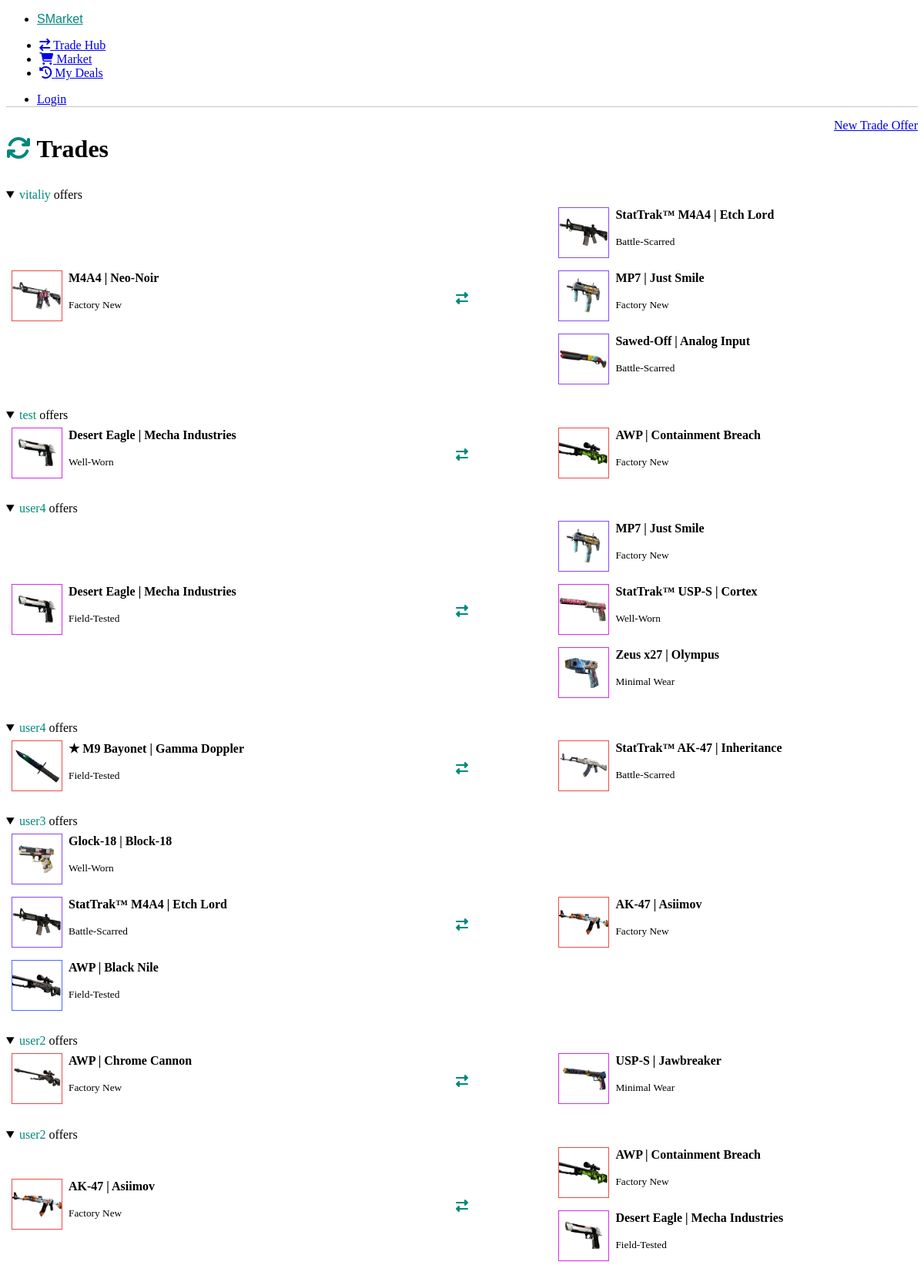
The app's page /, older data.
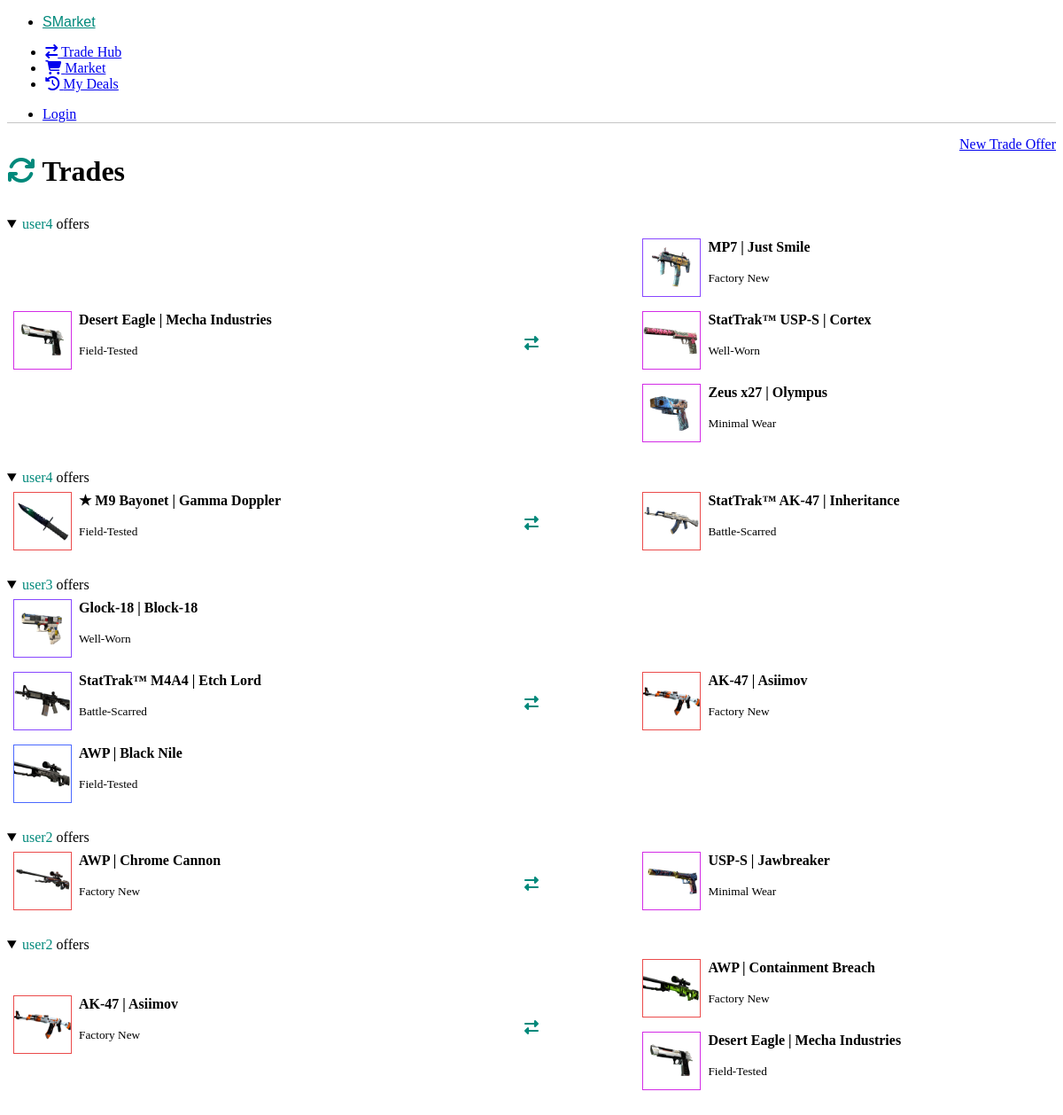
The same page, newer data.
### trade_hub/models.py (models this page shows, shortened)
class Trade(models.Model):
    NEW = 'N'
    REVIEWING = 'RW'
    DECLINED = 'DC'
    CANCELED = 'CD'
    SUCCESS = 'SC'
    STATUSES = [
        (NEW, 'New'),
        (REVIEWING, 'In Review'),
        (DECLINED, 'Declined'),
        (CANCELED, 'Canceled'),
        (SUCCESS, 'Success'),
    ]
    id = models.UUIDField(default=uuid.uuid4, unique=True, primary_key=True, editable=False)
    creator = models.ForeignKey(Profile, on_delete=models.CASCADE, null=True, related_name="creator")
    second_party = models.ForeignKey(Profile, on_delete=models.CASCADE, null=True, blank=True, related_name="second_party")
    guarantor = models.ForeignKey(Profile, on_delete=models.CASCADE, null=True, blank=True, related_name="guarantor")
    status = models.CharField(max_length=2, choices=STATUSES, default=NEW)
    created = models.DateTimeField(auto_now_add=True)
    class Meta:
        ordering = ["-created"]

class TradeItem(models.Model):
    id = models.UUIDField(default=uuid.uuid4, unique=True, primary_key=True, editable=False)
    trade = models.ForeignKey(Trade, on_delete=models.CASCADE)
    user_item = models.ForeignKey(UserItem, on_delete=models.CASCADE, null=True, blank=True)
    item = models.ForeignKey(Item, on_delete=models.CASCADE, null=True, blank=True)
    user = models.ForeignKey(Profile, on_delete=models.CASCADE, null=True, blank=True)

class UserItem(models.Model):
    id = models.UUIDField(default=uuid.uuid4, unique=True, primary_key=True, editable=False)
    float = models.DecimalField(max_digits=18, decimal_places=17, blank=True, null=True)
    item = models.ForeignKey(Item, on_delete=models.CASCADE)
    user = models.ForeignKey(Profile, on_delete=models.CASCADE, null=True, blank=True)

class Item(models.Model):
    id = models.UUIDField(default=uuid.uuid4, unique=True, primary_key=True, editable=False)
    name = models.CharField(max_length=500)
    description = models.TextField(null=True, blank=True)
    stattrak = models.BooleanField(default=False)
    image = models.ImageField(blank=True, upload_to='items/', default='items/empty_trade_slot.png')
    game = models.ForeignKey("trade_hub.Game", on_delete=models.CASCADE)
    quality = models.ForeignKey("trade_hub.ItemQuality", on_delete=models.SET_NULL, null=True)
    exterior = models.ForeignKey("trade_hub.ItemExterior", on_delete=models.SET_NULL, null=True)
    class Meta:
        ordering = ["name"]
        unique_together = [['name', 'stattrak', 'quality', 'exterior']]

class ItemExterior(models.Model):
    id = models.UUIDField(default=uuid.uuid4, unique=True, primary_key=True, editable=False)
    name = models.CharField(max_length=500)
    game = models.ForeignKey("trade_hub.Game", on_delete=models.CASCADE)

### users/models.py (models this page shows, shortened)
class Profile(models.Model):
    user = models.OneToOneField(User, on_delete=models.CASCADE, null=True, blank=True)
    id = models.UUIDField(default=uuid.uuid4, unique=True, primary_key=True, editable=False)
    image = models.ImageField(null=True, blank=True, upload_to='profiles/', default='profiles/user-default.png')
    username = models.CharField(max_length=200, blank=True, null=True)
    email = models.EmailField(max_length=500, blank=True, null=True)
    registation_date = models.DateTimeField(auto_now_add=True)
    steam_id = models.PositiveBigIntegerField(null=True, blank=True)
    trade_url = models.CharField(max_length=500, null=True, blank=True)
    balance = models.DecimalField(max_digits=9, decimal_places=2, blank=True, null=True, default=0)
    discount = models.FloatField(default=0)
    total_trade_amount = models.FloatField(default=0.0)

### trade_hub/views.py (the view)
# urls.py: path('', include('trade_hub.urls')),
def trade_hub(request):
    trades = Trade.objects.filter(status=Trade.NEW)
    guarantor = request.user.groups.filter(name="guarantor").exists()
    context = {
        'trades': trades,
        'guarantor': guarantor,
    }
    return render(request, 'trade_hub/trade_hub.html', context=context)

### trade_hub/templates/trade_hub/trade_hub.html (shortened to what this page needs)
{% extends 'main.html' %}
{% load static%}
{% block content %}
<div class="container" id="trade-hub-container">
	<div class="tradehub-headline">
		<h1>
			<i class="fa-solid fa-arrows-rotate green-text"></i> Trades
		</h1>
        <div>
            <a href="{% url 'create-trade-offer' %}" role="button">New Trade Offer</a>
        </div>
	</div>
	{% for trade in trades %}
		<details open>
			<summary>
				<div class="trade-summary-div">
					<div><span class="green-text">{{trade.creator.username}}</span> offers</div>
				</div>
			</summary>
			<div class="trade-offer-block">
				<div class="offer-left">
					<table>
						<tbody>
							{% for tradeitem in trade.tradeitem_set.all %}
								{% if tradeitem.user == trade.creator %}
									<tr>
										<th scope="row">
											<img
												src="{% static tradeitem.user_item.item.image.url %}"
												alt=""
												class="offer-small-img"
												style="border-color: {{ tradeitem.user_item.item.quality.color_hex }}"
											/>
										</th>
										<td>
											<div>
												<strong>{% if tradeitem.user_item.item.stattrak %} StatTrak™ {% endif %}{{ tradeitem.user_item.item.name }}</strong>
												<p>
													<small> {{tradeitem.user_item.item.exterior.name}} </small>
												</p>
											</div>
										</td>
									</tr>
								{% endif %}
							{% endfor %}
						</tbody>
					</table>
				</div>
				<div>
					<i class="fa-solid fa-right-left green-text"></i>
				</div>
				<div class="offer-right">
					<table>
						<tbody>
							{% for tradeitem in trade.tradeitem_set.all %}
								{% if tradeitem.user == None %}
									<tr>
										<th scope="row">
											<img
												src="{% static tradeitem.item.image.url %}"
												alt=""
												class="offer-small-img"
												style="border-color: {{ tradeitem.item.quality.color_hex }}"
											/>
										</th>
										<td>
											<div>
												<strong>{% if tradeitem.item.stattrak %} StatTrak™ {% endif %}{{ tradeitem.item.name }}</strong>
												<p>
													<small> {{tradeitem.item.exterior.name}} </small>
												</p>
											</div>
										</td>
									</tr>
								{% endif %}
							{% endfor %}
						</tbody>
					</table>
				</div>
			</div>
		</details>
	{% endfor %}
	{% endblock content %}

Row changes from the older to the newer data that the page shows:
no longer on this page (row edited): Trade: creator.username "vitaliy"
no longer on this page (row unchanged): TradeItem: user_item.item_id (picture), user_item.item.name "M4A4 | Neo-Noir", user_item.item.exterior.name "Factory New", shown under "vitaliy"
no longer on this page (row unchanged): TradeItem: item.image (picture), shows "StatTrak™", item.name "M4A4 | Etch Lord", item.exterior.name "Battle-Scarred", shown under "vitaliy"
no longer on this page (row unchanged): TradeItem: item.image (picture), item.name "MP7 | Just Smile", item.exterior.name "Factory New", shown under "vitaliy"
no longer on this page (row unchanged): TradeItem: item.image (picture), item.name "Sawed-Off | Analog Input", item.exterior.name "Battle-Scarred", shown under "vitaliy"
no longer on this page (row edited): Trade: creator.username "test"
no longer on this page (row unchanged): TradeItem: user_item.item_id (picture), user_item.item.name "Desert Eagle | Mecha Industries", user_item.item.exterior.name "Well-Worn", shown under "test"
no longer on this page (row edited): TradeItem: item.image (picture), item.name "AWP | Containment Breach", item.exterior.name "Factory New", shown under "test"
